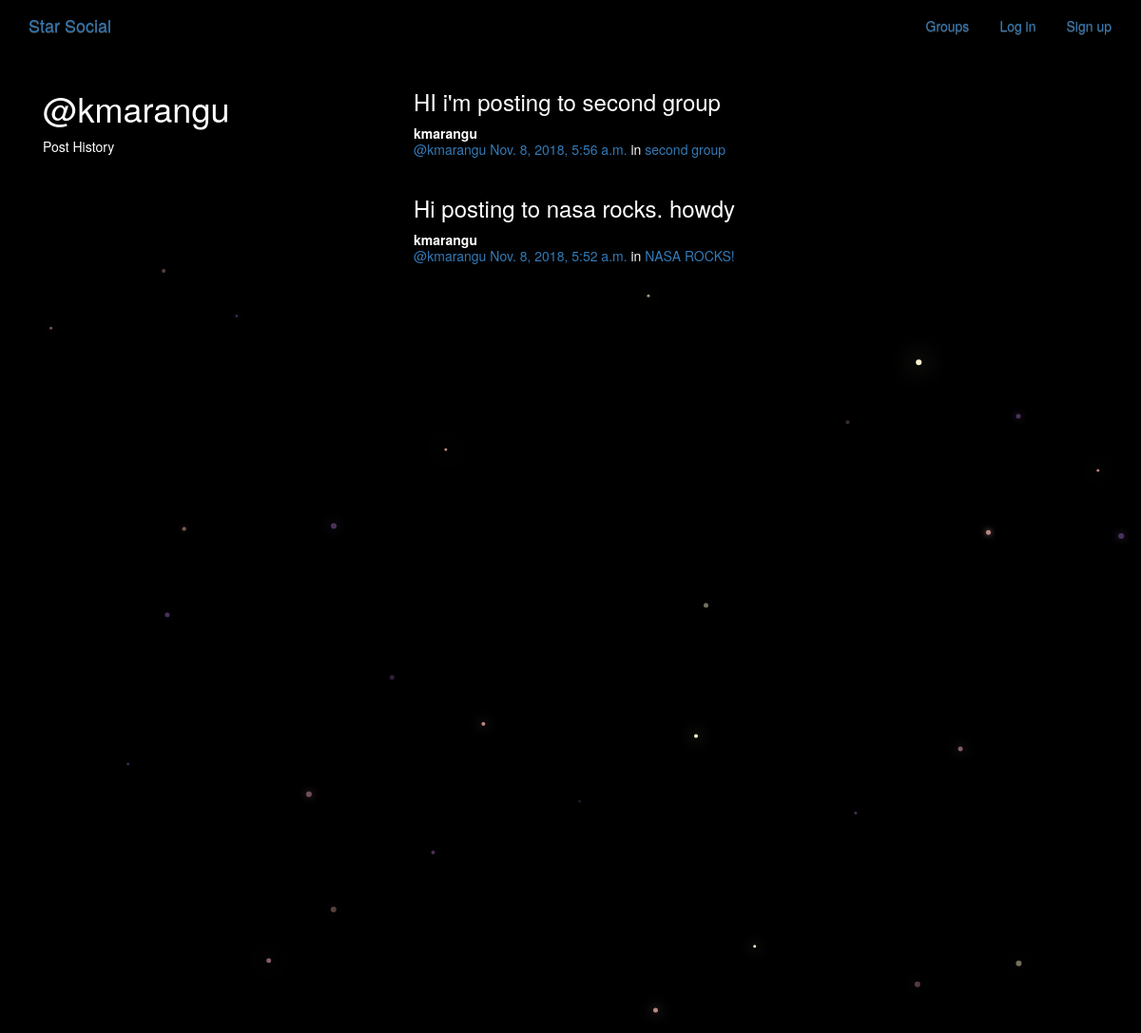
/posts/by/kmarangu/, run on the app's committed database.
### posts/models.py (models this page shows, shortened)
class Post(models.Model):
    user = models.ForeignKey(User, related_name="posts", on_delete=models.CASCADE)
    created_at = models.DateTimeField(auto_now=True)
    message = models.TextField()
    message_html = models.TextField(editable=False)
    group = models.ForeignKey(Group, related_name="posts",null=True, blank=True, on_delete=models.PROTECT)
    class Meta:
        ordering = ["-created_at"]
        unique_together = ["user", "message"]

### groups/models.py (models this page shows, shortened)
class Group(models.Model):
    name = models.CharField(max_length=255, unique=True)
    slug = models.SlugField(allow_unicode=True, unique=True)
    description = models.TextField(blank=True, default='')
    description_html = models.TextField(editable=False, default='', blank=True)
    members = models.ManyToManyField(User,through="GroupMember")
    class Meta:
        ordering = ["name"]

### posts/views.py (the view)
# urls.py: url(r"by/(?P<username>[-\w]+)/$",views.UserPosts.as_view(),name="for_user"),
class UserPosts(generic.ListView):
    model = models.Post
    template_name = "posts/user_post_list.html"
    def get_queryset(self):
        try:
            self.post_user = User.objects.prefetch_related("posts").get(
                username__iexact=self.kwargs.get("username")
            )
        except User.DoesNotExist:
            raise Http404
        else:
            return self.post_user.posts.all()
    def get_context_data(self, **kwargs):
        context = super().get_context_data(**kwargs)
        context["post_user"] = self.post_user
        return context

### posts/templates/posts/user_post_list.html
{% extends "posts/post_base.html" %}
{% block prepost %}
<div class="col-md-4">
	<h1>@{{ post_user.username }}</h1>
	<p>Post History</p>
</div>
{% endblock %}
{% block post_content %}
<div class="col-md-8">
	{% for post in post_list %}
		{% include "posts/_post.html" %}
	{% endfor %}
</div>
{% endblock %}

### posts/templates/posts/_post.html (shortened to what this page needs)
<div class="post media">
	<h3>{{ post.message_html|safe }}</h3>
	<div class="media-body">
		<strong>{{ post.user.username }}</strong>
		<h5 class="media-heading">
			<span class="username"><a href="{% url 'posts:for_user' username=post.user.username %}">@{{ post.user.username }}</a></span>
			<time class="time"><a href="{% url 'posts:single' username=post.user.username pk=post.pk %}">{{ post.created_at }}</a></time>
			{% if post.group %}
			<span class="group-name">in <a href="#">{{ post.group.name }}</a></span>
			{% endif %}
		</h5>
	</div>
</div>

### static/simplesocial/css/master.css (style rules this page uses)
body { margin: 0; overflow: hidden; background-color: black; color:white; }

### data on the page
Post: message_html "HI i'm posting to second group", user.username "kmarangu", created_at "Nov. 8, 2018, 5:56 a.m.", group.name "second group"
Post: message_html "Hi posting to nasa rocks. howdy", user.username "kmarangu", created_at "Nov. 8, 2018, 5:52 a.m.", group.name "NASA ROCKS!"

### other printed values
{{ post_user.username }} "kmarangu"
